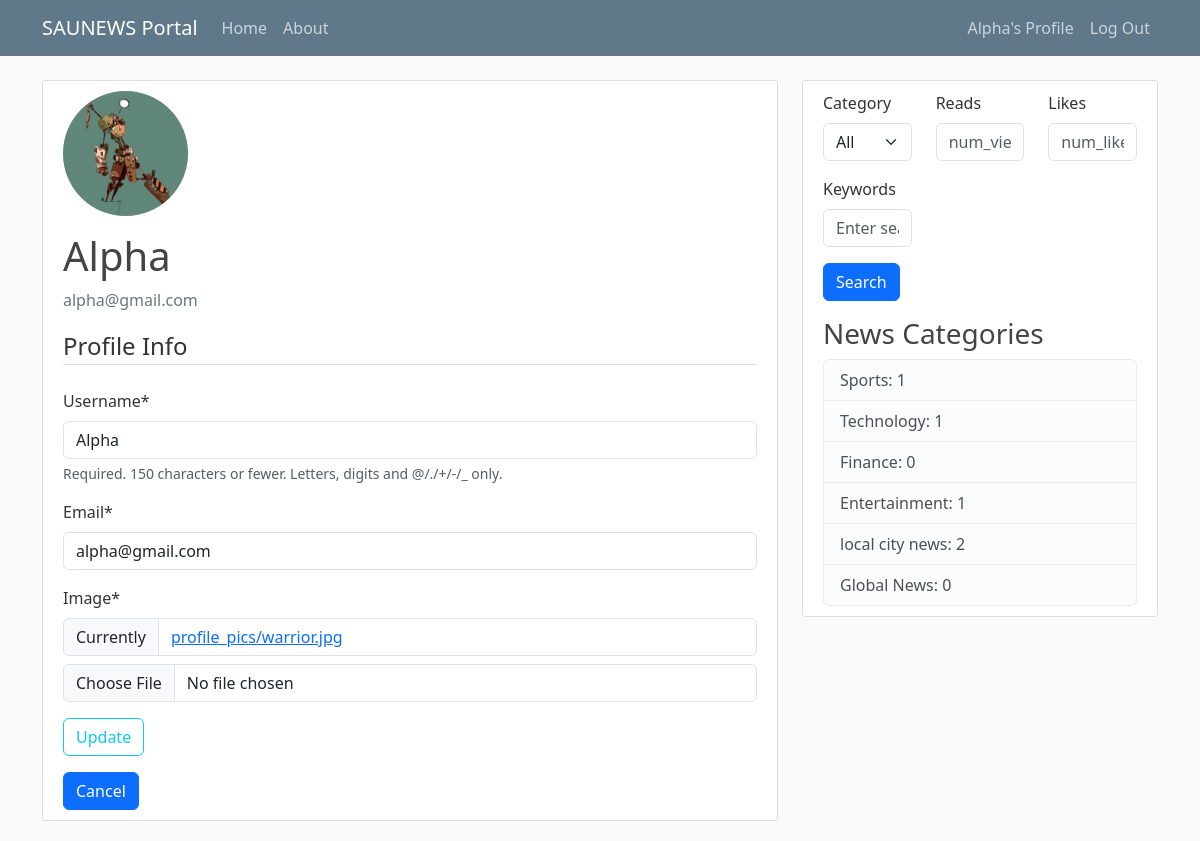
/profile/ (signed in), run on the app's committed database.
### users/models.py (models this page shows, shortened)
class Profile(models.Model):
    user = models.OneToOneField(User, on_delete=models.CASCADE)
    image = models.ImageField(default="default.jpg", upload_to='profile_pics')

### blog/models.py (models this page shows, shortened)
class Category(models.Model):
    name = models.CharField(max_length=100)
    class Meta:
        verbose_name_plural = 'categories'

### users/views.py (the view, shortened to what this page needs)
# urls.py: path("profile/", user_views.profile, name="profile"),
@login_required
def profile(request):
    u_form = UserUpdateForm(instance=request.user)
    p_form = ProfileUpdateForm(instance=request.user.profile)
    context = {"u_form": u_form, "p_form": p_form}
    return render(request, 'users/profile.html', context)

### users/forms.py
class UserUpdateForm(forms.ModelForm):
    email = forms.EmailField(required=True)
    class Meta:
        model = User
        fields = ['username', 'email']

class ProfileUpdateForm(forms.ModelForm):
    class Meta:
        model = Profile
        fields = ['image']

### blog/context_processors.py (called while the page is built)
def categories(request):
    categories = Category.objects.annotate(num_posts=Count('post'))
    return {'categories': categories}

### users/templates/users/profile.html (shortened to what this page needs)
{% extends 'blog/base.html' %}
{% load crispy_forms_tags %}
{% block content %}
    <div class="content-section">
      <div class="media">
        <img class="rounded-circle bg-dark-subtle account-img" src="{{ user.profile.image.url }}">
        <div class="media-body">
          <h2 class="account-heading">{{ user.username }}</h2>
          <p class="text-secondary">{{ user.email }}</p>
        </div>
      </div>
      <form method="post" enctype="multipart/form-data">
        <fieldset class="form-group">
            <legend class="border-bottom mb-4"> Profile Info</legend>
            {{ u_form|crispy }}
            {{ p_form|crispy }}
        </fieldset>
        <div class="form-group">
            <button type="submit" class="btn btn-outline-info"> Update</button>
        </div>
      </form>
      <a href="{% url 'blog_home' %}" class="btn btn-primary">Cancel</a>
    </div>
{% endblock content %}

### blog/templates/blog/base.html (shortened to what this page needs)
{% load static %}
<html lang="en">
  <head>
    <link href="https://cdn.jsdelivr.net/npm/bootstrap@5.3.0-alpha1/dist/css/bootstrap.min.css" rel="stylesheet">
    <link rel="stylesheet" href="https://cdn.jsdelivr.net/npm/bootstrap-icons@1.10.3/font/bootstrap-icons.css">
    <link rel="stylesheet" href="{% static 'blog/main.css' %}">
  </head>
  <body>
    <header class="site-header">
        <nav class="navbar navbar-expand-md navbar-dark bg-steel fixed-top">
          <div class="container">
            <a class="navbar-brand mr-4" href="{% url 'blog_home' %}">SAUNEWS Portal</a>
            <div class="collapse navbar-collapse" id="navbarToggle">
              <div class="navbar-nav mr-auto">
                <a class="nav-item nav-link" href="{% url 'blog_home' %}">Home</a>
                <a class="nav-item nav-link" href="{% url 'blog_about' %}">About</a>
              </div>
            </div>
            <div class="navbar-nav">
              {% if user.is_authenticated %}
                <a class="nav-item nav-link" href="{% url 'profile' %}">{{user.username}}'s Profile</a>
                <a class="nav-item nav-link" href="{% url 'logout' %}">Log Out</a>
                {% else %}
                <a class="nav-item nav-link" href="{% url 'login' %}">Login</a>
                <a class="nav-item nav-link" href="{% url 'register' %}">Register</a>
              {% endif %}
            </div>
          </div>
        </nav>
    </header>
    <main role="main" class="container">
        <div class="row">
          <div class="col-md-8">
            {% block content %} {% endblock %}
          </div>
          <div class="col-md-4">
            <div class="content-section">
              <form method="GET" action="{% url 'search' %}">
                <div class="row">
                  <div class="col-md-4">
                    <div class="mb-3">
                      <label for="category" class="form-label">Category</label>
                      <select name="category" id="category" class="form-select">
                        <option value="">All</option>
                      </select>
                    </div>
                  </div>
                  <div class="col-md-4">
                    <div class="mb-3">
                      <label for="num_views" class="form-label">Reads</label>
                      <input type="text" name="num_views" id="num_views" class="form-control" placeholder="num_views">
                    </div>
                  </div>
                  <div class="col-md-4">
                    <div class="mb-3">
                      <label for="num_likes" class="form-label">Likes</label>
                      <input type="text" name="num_likes" id="num_likes" class="form-control" placeholder="num_likes">
                    </div>
                  </div>
                  <div class="col-md-4">
                    <div class="mb-3">
                      <label for="query" class="form-label">Keywords</label>
                      <input type="text" name="query" id="query" class="form-control" placeholder="Enter search query">
                    </div>
                  </div>
                </div>
                <button type="submit" class="btn btn-primary">Search</button>
              </form>
              <h3>News Categories</h3>
              <ul class="list-group">
                {% for category in categories %}
                <li class="list-group-item list-group-item-light"><a href="{% url 'category_detail' category.id %}"></a>{{ category.name }}: {{ category.num_posts }}</li>
                {%endfor%}
              </ul>
            </div>
          </div>
        </div>
    </main>
  </body>
</html>

### blog/static/blog/main.css (style rules this page uses)
body { background: #fafafa; color: #333333; margin-top: 5rem; }
h1, h2, h3, h4, h5, h6 { color: #444444; }
ul { margin: 0; }
.bg-steel { background-color: #5f788a; }
.site-header .navbar-nav .nav-link { color: #cbd5db; }
.content-section { background: #ffffff; padding: 10px 20px; border: 1px solid #dddddd; border-radius: 3px; margin-bottom: 20px; }
.account-img { height: 125px; width: 125px; margin-right: 20px; margin-bottom: 16px; }
.account-heading { font-size: 2.5rem; }

### data on the page
Category: name "Sports", num_posts "1"
Category: name "Technology", num_posts "1"
Category: name "Finance", num_posts "0"
Category: name "Entertainment", num_posts "1"
Category: name "local city news", num_posts "2"
Category: name "Global News", num_posts "0"

### other printed values
{{ user.username }} "Alpha"
{{ user.email }} "alpha@gmail.com"
